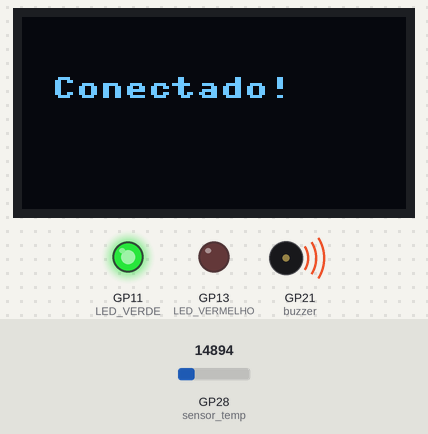
Bench run of a program on a simulated Raspberry Pi Pico running MicroPython. Shown: 128×64 one-colour display, output pins drawn as LEDs (lit = HIGH), buzzer (waves = sounding). The inputs (shaded band) are chosen by the test bench; at power-on: GP28 (sensor_temp) = 14894 (analog values on the 0–65535 scale). WiFi joins after 1.5 s; requests to the public web service named in the program get a made-up reply in its usual format after 0.4 s (London, UTC, broken clouds, 64 % humidity, 1013 hPa unless stated); what the program prints to the serial console is not drawn.

Above: at 1.6 s.
At 2.0 s:
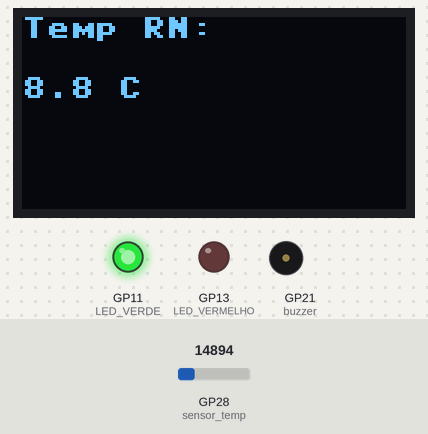
At 17.77 s:
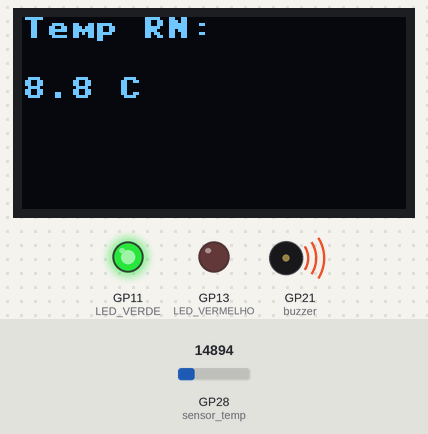
Timing chart, 0 to 128.0 s (numbered marks = the images above):
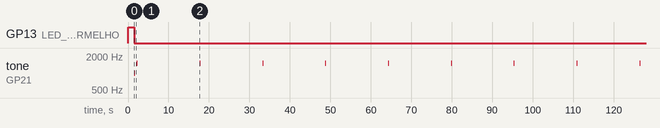

Measured:
- by itself, tone on GP21 (buzzer): plays 1000 Hz for 0.20 s, 1500 Hz for 0.10 s, 1500 Hz for 0.10 s, 1500 Hz for 0.10 s, 1500 Hz for 0.10 s, 1500 Hz for 0.10 s … (10 notes in this stretch)

The program:

simulation_by_temperature_sensor_with_wifi_unity.py
```python
from machine import Pin, PWM, ADC, SoftI2C
import ssd1306
import network
import time
import urequests  # MicroPython HTTP requests

# =========================
# CONFIGURAÇÃO WIFI
# =========================
SSID = "name of wifi"
PASSWORD = "passaword"

wlan = network.WLAN(network.STA_IF)
wlan.active(True)

# =========================
# CONFIGURAÇÃO DO BUZZER E LEDS
# =========================
LED_VERMELHO = Pin(13 , Pin.OUT)
LED_VERDE = Pin(11, Pin.OUT)
buzzer = PWM(Pin(21))

def som_conexao(duracao=0.2, frequencia=1000):
    buzzer.freq(frequencia)
    buzzer.duty_u16(32768)
    time.sleep(duracao)
    buzzer.duty_u16(0)

# =========================
# CONFIGURAÇÃO DISPLAY OLED
# =========================
i2c = SoftI2C(scl=Pin(15), sda=Pin(14))
display = ssd1306.SSD1306_I2C(128, 64, i2c)

# =========================
# INDICANDO CONEXÃO WIFI
# =========================
display.fill(0)
display.text("Conectando...", 10, 20)
display.show()
LED_VERMELHO.on()
LED_VERDE.off()

print("Conectando ao Wi-Fi...")
wlan.connect(SSID, PASSWORD)
while not wlan.isconnected():
    print(".", end="")
    time.sleep(0.5)

LED_VERMELHO.off()
LED_VERDE.on()
display.fill(0)
display.text("Conectado!", 10, 20)
display.show()
som_conexao()
print("\nConectado!")
print("Configuração de rede:", wlan.ifconfig())

# =========================
# CONFIGURAÇÃO SENSOR DE TEMPERATURA
# =========================
sensor_temp = ADC(28)  # GPIO28
VREF = 3.3

def ler_temperatura():
    valor_adc = sensor_temp.read_u16()
    volts = (valor_adc / 35535) * VREF
    temp_c = (volts - 0.5) * 10  # TMP36
    return temp_c

def mostrar_temperatura_no_display(temp):
    display.fill(0)
    display.text("Temp RN:", 0, 0)
    display.text("{:.1f} C".format(temp), 0, 20)
    display.show()

# =========================
# CONFIGURAÇÃO THINGSPEAK
# =========================
THINGSPEAK_API_KEY = "UDNCLX7JPX0693CI"  # sua Write API Key

def enviar_thingspeak(temp):
    url = "https://api.thingspeak.com/update?api_key={}&field1={}".format(THINGSPEAK_API_KEY, temp)
    try:
        resposta = urequests.get(url)
        resposta.close()
        print("Dado enviado para ThingSpeak:", temp)
        # Som curto indicando envio bem-sucedido
        som_conexao(0.1, 1500)
    except:
        print("Erro ao enviar para ThingSpeak")

# =========================
# LOOP PRINCIPAL
# =========================
while True:
    temp = ler_temperatura()
    mostrar_temperatura_no_display(temp)
    enviar_thingspeak(temp)
    time.sleep(15)  # ThingSpeak permite no máximo 1 atualização a cada 15 segundos
```
